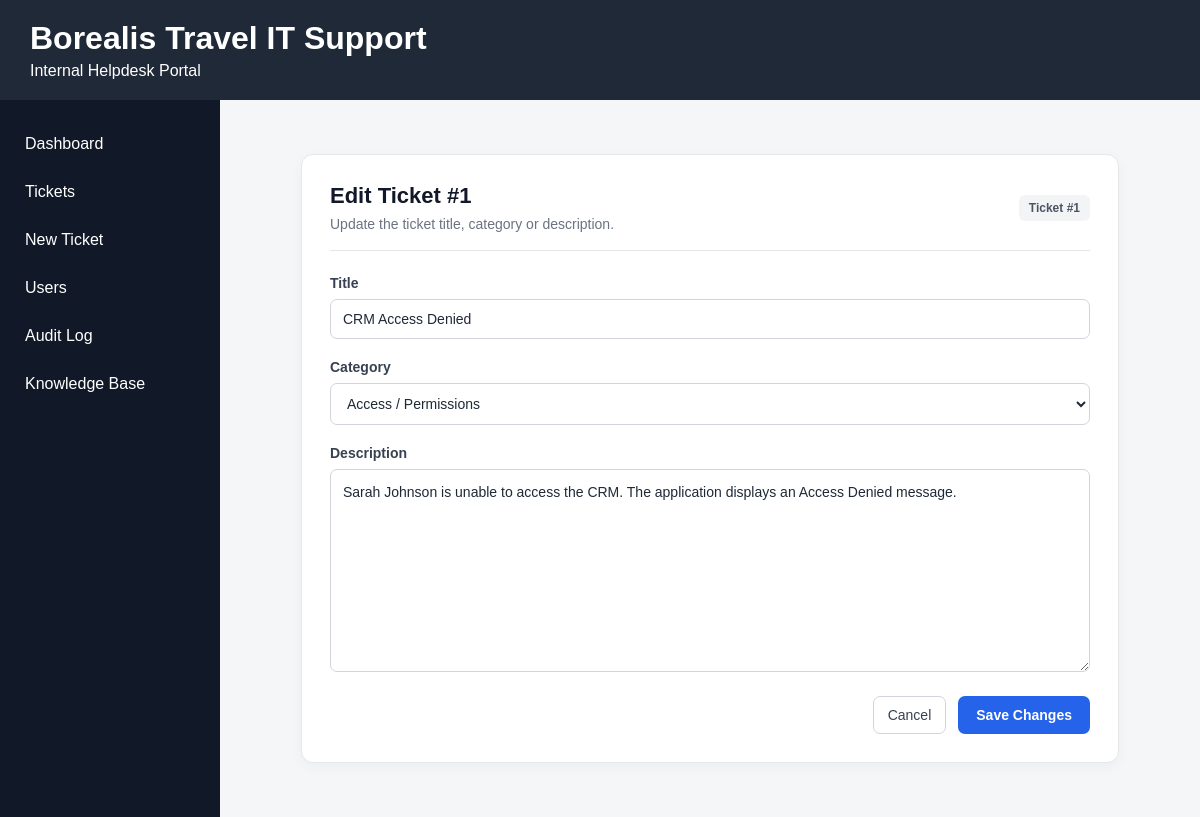
The page /tickets/1/edit on the database its author committed.
### tables this page shows
CREATE TABLE tickets (
        id INTEGER PRIMARY KEY,
        user_id INTEGER NOT NULL,
        title TEXT NOT NULL,
        description TEXT NOT NULL,
        category_id INTEGER NOT NULL,
        priority_id INTEGER NOT NULL,
        status_id INTEGER NOT NULL,
        assigned_to INTEGER,
        created_at TEXT NOT NULL DEFAULT CURRENT_TIMESTAMP,
        updated_at TEXT NOT NULL DEFAULT CURRENT_TIMESTAMP,
        resolved_at TEXT, impact_id INTEGER, urgency_id INTEGER,
        FOREIGN KEY (user_id) REFERENCES users(id),
        FOREIGN KEY (category_id) REFERENCES categories(id),
        FOREIGN KEY (priority_id) REFERENCES priorities(id),
        FOREIGN KEY (status_id) REFERENCES statuses(id),
        FOREIGN KEY (assigned_to) REFERENCES users(id)
    );

CREATE TABLE categories (
        id INTEGER PRIMARY KEY,
        name TEXT NOT NULL UNIQUE
    );

### app/main.py (the view)
@app.get("/tickets/{ticket_id}/edit")
def edit_ticket(request: Request, ticket_id: int):
    ticket = get_ticket(ticket_id)
    categories = get_categories()
    return templates.TemplateResponse(
        request=request,
        name="edit_ticket.html",
        context={
            "ticket": ticket,
            "categories": categories
        }
    )

### app/templates/edit_ticket.html (shortened to what this page needs)
{% extends "base.html" %}
{% block header_subtitle %}
Internal Helpdesk Portal
{% endblock %}
{% block content %}
<div class="edit-ticket-page">
    <div class="edit-ticket-heading">
        <div>
            <h2>Edit Ticket #{{ ticket.id }}</h2>
            <p>Update the ticket title, category or description.</p>
        </div>
        <span class="edit-ticket-id">Ticket #{{ ticket.id }}</span>
    </div>
    <form method="post" action="/tickets/{{ ticket.id }}/edit" class="edit-ticket-form">
        <div class="edit-ticket-field">
            <label for="title">Title</label>
            <input
                type="text"
                id="title"
                name="title"
                value="{{ ticket.title }}"
                required
            >
        </div>
        <div class="edit-ticket-field">
            <label for="category_id">Category</label>
            <select id="category_id" name="category_id" required>
                {% for category in categories %}
                <option
                    value="{{ category.id }}"
                    {% if category.id == ticket.category_id %}selected{% endif %}
                >
                    {{ category.name }}
                </option>
                {% endfor %}
            </select>
        </div>
        <div class="edit-ticket-field">
            <label for="description">Description</label>
            <textarea
                id="description"
                name="description"
                rows="8"
                required
            >{{ ticket.description }}</textarea>
        </div>
        <div class="edit-ticket-actions">
            <a href="/tickets/{{ ticket.id }}" class="edit-ticket-cancel">Cancel</a>
            <button type="submit">Save Changes</button>
        </div>
    </form>
</div>
{% endblock %}

### app/static/style.css (style rules this page uses)
body { margin: 0; font-family: Arial, sans-serif; background-color: #f4f6f8; color: #222; }
.edit-ticket-page { max-width: 760px; margin: 24px auto; padding: 28px; background: #ffffff; border: 1px solid #e5e7eb; border-radius: 12px; box-shadow: 0 4px 14px rgba(15, 23, 42, 0.04); }
.edit-ticket-heading { display: flex; align-items: center; justify-content: space-between; gap: 16px; margin-bottom: 24px; padding-bottom: 18px; border-bottom: 1px solid #e5e7eb; }
.edit-ticket-heading h2 { margin: 0; color: #111827; font-size: 22px; }
.edit-ticket-heading p { margin: 7px 0 0; color: #6b7280; font-size: 14px; }
.edit-ticket-id { flex-shrink: 0; padding: 6px 10px; border-radius: 6px; background: #f3f4f6; color: #4b5563; font-size: 12px; font-weight: 600; }
.edit-ticket-form { display: flex; flex-direction: column; gap: 20px; }
.edit-ticket-field { display: flex; flex-direction: column; gap: 8px; }
.edit-ticket-field label { color: #374151; font-size: 14px; font-weight: 600; }
.edit-ticket-field input, .edit-ticket-field select, .edit-ticket-field textarea { box-sizing: border-box; width: 100%; padding: 11px 12px; border: 1px solid #d1d5db; border-radius: 7px; background: #ffffff; color: #1f2937; font: inherit; font-size: 14px; }
.edit-ticket-field textarea { min-height: 160px; resize: vertical; line-height: 1.6; }
.edit-ticket-actions { display: flex; justify-content: flex-end; align-items: center; gap: 12px; padding-top: 4px; }
.edit-ticket-cancel { padding: 10px 14px; border: 1px solid #d1d5db; border-radius: 7px; color: #374151; font-size: 14px; text-decoration: none; }
.edit-ticket-actions button { padding: 11px 18px; border: none; border-radius: 7px; background: #2563eb; color: #ffffff; font-size: 14px; font-weight: 600; cursor: pointer; }

### rows shown on the page
tickets: id "1", title "CRM Access Denied", category_id "Access / Permissions", description "Sarah Johnson is unable to access the CRM. The application displays an Access Denied message."
